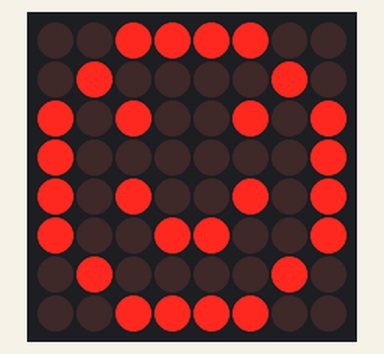
Bench run of a sketch on a simulated Arduino Uno, built with avr-gcc and run on an emulated ATmega328P. Parts: 8×8 LED matrix.

Above: at 0.1 s.
At 1.1 s:
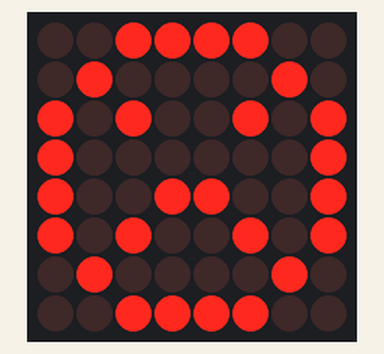

The sketch:

LED_Matrix_Face.ino
```cpp
#include "LedControl.h"
/*
DIN connects to pin 12
CLK connects to pin 11
CS connects to pin 10
*/
LedControl lc = LedControl(12,11,10,1); // create a new LedControl object
void setup() {
 lc.shutdown(0,false); // Turn matrix on, no power saving
 lc.setIntensity(0,8); // Set brightness to a medium value
 lc.clearDisplay(0); // Clear the display
}
void loop(){
lc.setRow(0,0,B00111100); // set the first row of the matrix
 lc.setRow(0,1,B01000010); // set the second row of the matrix
 lc.setRow(0,2,B10100101); // etc.
 lc.setRow(0,3,B10000001);
 lc.setRow(0,4,B10100101);
 lc.setRow(0,5,B10011001);
 lc.setRow(0,6,B01000010);
 lc.setRow(0,7,B00111100);
 delay(1000);
 lc.setRow(0,0,B00111100);
 lc.setRow(0,1,B01000010);
 lc.setRow(0,2,B10100101);
 lc.setRow(0,3,B10000001);
 lc.setRow(0,4,B10011001);
 lc.setRow(0,5,B10100101);
 lc.setRow(0,6,B01000010);
 lc.setRow(0,7,B00111100);
 delay(1000);
}
```

Measured:
- what the display in image 1 shows lasts 1.0 s, from 1.0 s to 2.0 s
